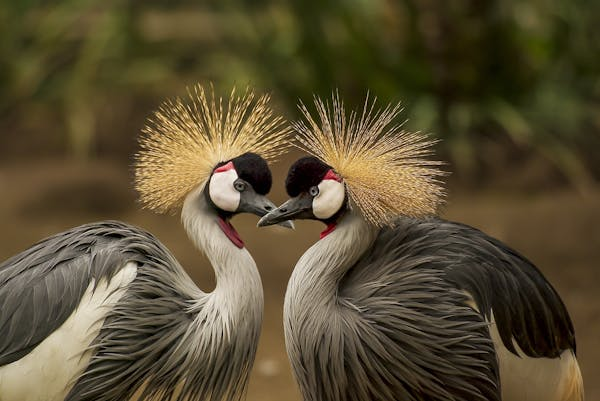
#> input picture assignments/assignment03/immage1.jpeg, 600 x 401 px, found by its file name
$ python colortograyscale.py
#> lines starting #> are read from the running program, lines starting #| are printed output that depends on the picture
import cv2
from PIL import Image
import os
import matplotlib.pyplot as plt

img1_path = '/kaggle/input/colorimage/immage1.jpeg'
img2_path = '/kaggle/input/colorimage/image2.jpeg'

# OpenCV part with file check
img1_cv = cv2.imread(img1_path)
#> img1_cv is the input picture: shape (401, 600, 3); mean B, G, R 51.3, 78.2, 89.6
if img1_cv is None:
    print(f"Failed to load {img1_path}. Please check the file path.")
else:
    gray_img1_cv = cv2.cvtColor(img1_cv, cv2.COLOR_BGR2GRAY)
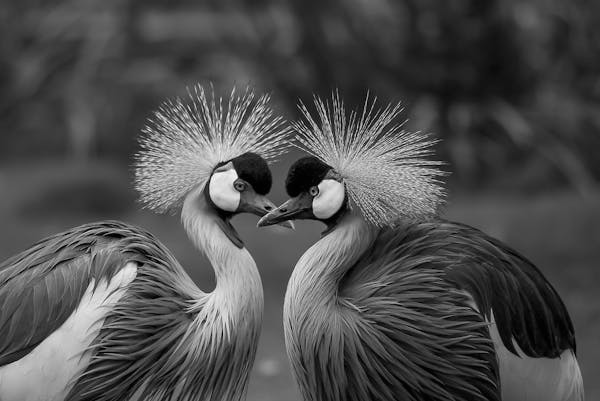
#> gray_img1_cv: shape (401, 600); min 0, max 253, mean 78.6
    cv2.imwrite('/kaggle/working/grayscale_image1_cv.jpg', gray_img1_cv)
    print("Grayscale Image 1 (OpenCV) saved successfully.")

    # Display the OpenCV grayscale image
    plt.figure(figsize=(6, 6))
    plt.imshow(gray_img1_cv, cmap='gray')
    plt.title("Grayscale Image 1 (OpenCV)")
    plt.axis('off')
    plt.show()

# Pillow part with file check
if os.path.exists(img2_path):
    img2_pil = Image.open(img2_path)
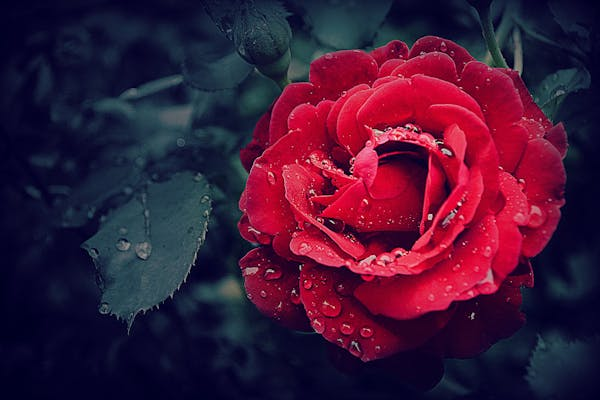
#> input picture assignments/assignment03/image2.jpeg, 600 x 400 px, found by its file name
#> img2_pil is the input picture: PIL image 600x400 RGB; mean R, G, B 63.7, 22.8, 53.6
    gray_img2_pil = img2_pil.convert('L')
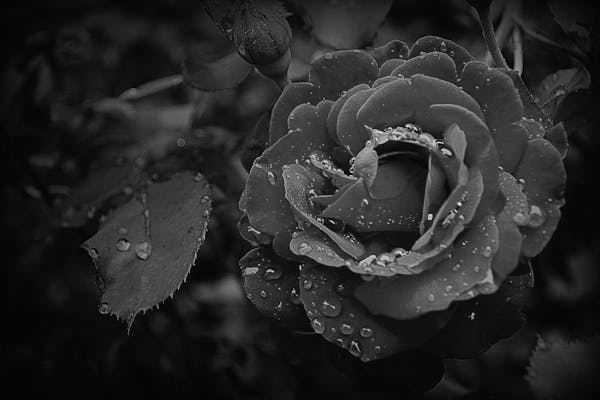
#> gray_img2_pil: PIL image 600x400 L; min 1, max 233, mean 38.6
    gray_img2_pil.save('/kaggle/working/grayscale_image2_pil.jpg')
    print("Grayscale Image 2 (Pillow) saved successfully.")

    # Display the Pillow grayscale image
    plt.figure(figsize=(6, 6))
    plt.imshow(gray_img2_pil, cmap='gray')
    plt.title("Grayscale Image 2 (Pillow)")
    plt.axis('off')
    plt.show()
else:
    print(f"Failed to load {img2_path}. Please check the file path.")
